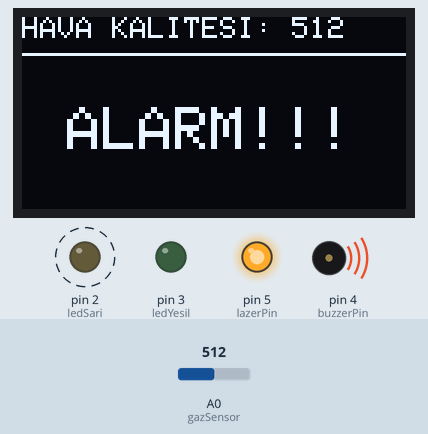
Simulated run of this sketch. Board: Arduino Uno, built with avr-gcc and run on an emulated ATmega328P. On the bench: 128×64 one-colour display, output pins drawn as LEDs (lit = HIGH), buzzer (waves = sounding, pin HIGH). Dashed ring = blinking. The inputs (shaded band) are chosen by the test bench; at power-on: A0 (gazSensor) = 512.

Above: at 1.2 s.
1.3 s: A0 (gazSensor) set to 466
At 1.94 s:
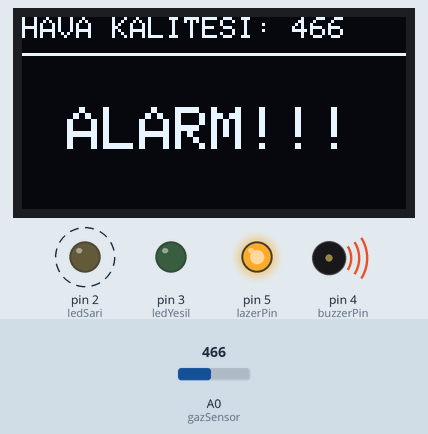
3.6 s: A0 (gazSensor) set to 433
At 5.1 s:
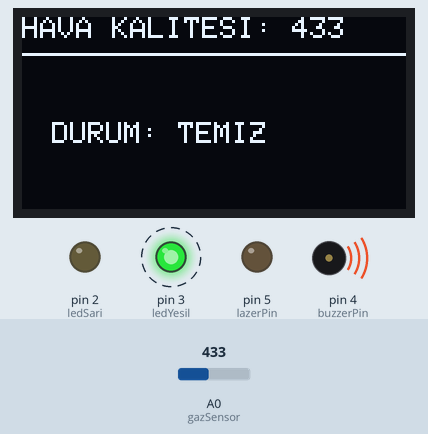
6.6 s: A0 (gazSensor) set to 460
At 7.01 s:
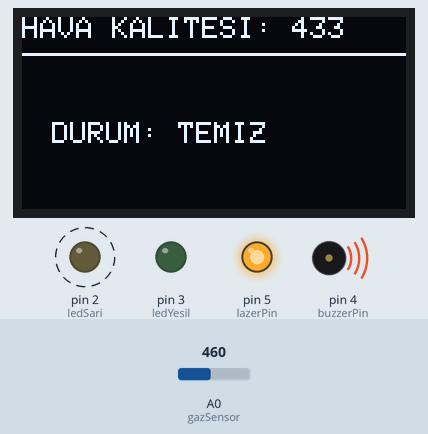
Timing chart, 0 to 14.4 s (numbered marks = the images above; inputs shaded):
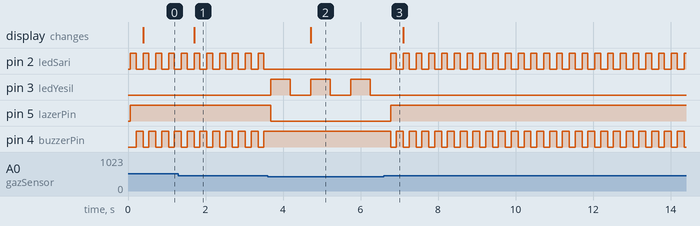

The sketch:

ardunio_projelerim01.ino
```cpp
#include <Wire.h>
#include <Adafruit_GFX.h>
#include <Adafruit_SSD1306.h>

#define SCREEN_WIDTH 128
#define SCREEN_HEIGHT 64
Adafruit_SSD1306 display(SCREEN_WIDTH, SCREEN_HEIGHT, &Wire, -1);

const int ledSari = 2;
const int ledYesil = 3;
const int buzzerPin = 4;
const int lazerPin = 5;
const int gazSensor = A0;

void setup() {
  pinMode(ledSari, OUTPUT);
  pinMode(ledYesil, OUTPUT);
  pinMode(buzzerPin, OUTPUT);
  pinMode(lazerPin, OUTPUT);

  if(!display.begin(SSD1306_SWITCHCAPVCC, 0x3C)) {
    for(;;);
  }

  display.clearDisplay();
  display.setTextColor(WHITE);
  display.display();
}

void loop() {
  int deger = analogRead(gazSensor); // MQ-135'ten gelen canlı veri

  display.clearDisplay();

  // Üst Başlık
  display.setTextSize(1);
  display.setCursor(0,0);
  display.print("HAVA KALITESI: ");
  display.println(deger); // Sayısal değeri buraya ekledik

  // Çizgi Çizerek Ekranı Bölüyoruz (Görsel şov için)
  display.drawLine(0, 12, 128, 12, WHITE);

  if(deger > 450) { // Eşik değerini duruma göre buradan ayarla
    display.setCursor(15, 30);
    display.setTextSize(2);
    display.println("ALARM!!!");

    // Tehlike anında her şey aktif
    digitalWrite(lazerPin, HIGH);
    digitalWrite(buzzerPin, LOW); // Aktif düşük buzzer için
    digitalWrite(ledSari, HIGH);
    delay(150);
    digitalWrite(buzzerPin, HIGH);
    digitalWrite(ledSari, LOW);
    delay(150);
  } else {
    display.setCursor(10, 35);
    display.setTextSize(1);
    display.println("DURUM: TEMIZ");

    digitalWrite(lazerPin, LOW);
    digitalWrite(buzzerPin, HIGH); // Sustur
    digitalWrite(ledSari, LOW);

    // Normal çalışma ışığı
    digitalWrite(ledYesil, HIGH);
    delay(500);
    digitalWrite(ledYesil, LOW);
    delay(500);
  }
  display.display();
}
```

Measured:
- the behaviour switches between 451 and 450 on A0 (gazSensor) (found by bisection; images 1 and 2)
- after the input at 1.3 s, the display: changes after 0.41 s (image 1)
- after the input at 3.6 s, pin 2 (ledSari): stops changing and stays LOW; pin 3 (ledYesil): alternates HIGH for 0.50 s and LOW for 0.53 s, starting after 0.09 s; pin 5 (lazerPin): HIGH → LOW after 0.09 s; pin 4 (buzzerPin): stops changing and stays HIGH; the display: changes after 1.1 s (image 2)
- after the input at 6.6 s, pin 2 (ledSari): alternates HIGH for 0.15 s and LOW for 0.18 s, starting after 0.18 s; pin 3 (ledYesil): stops changing and stays LOW; pin 5 (lazerPin): LOW → HIGH after 0.18 s; pin 4 (buzzerPin): alternates HIGH for 0.18 s and LOW for 0.15 s, starting after 0.18 s
- by itself, pin 2 (ledSari): alternates HIGH for 0.15 s and LOW for 0.18 s
- by itself, pin 4 (buzzerPin): alternates HIGH for 0.18 s and LOW for 0.15 s
